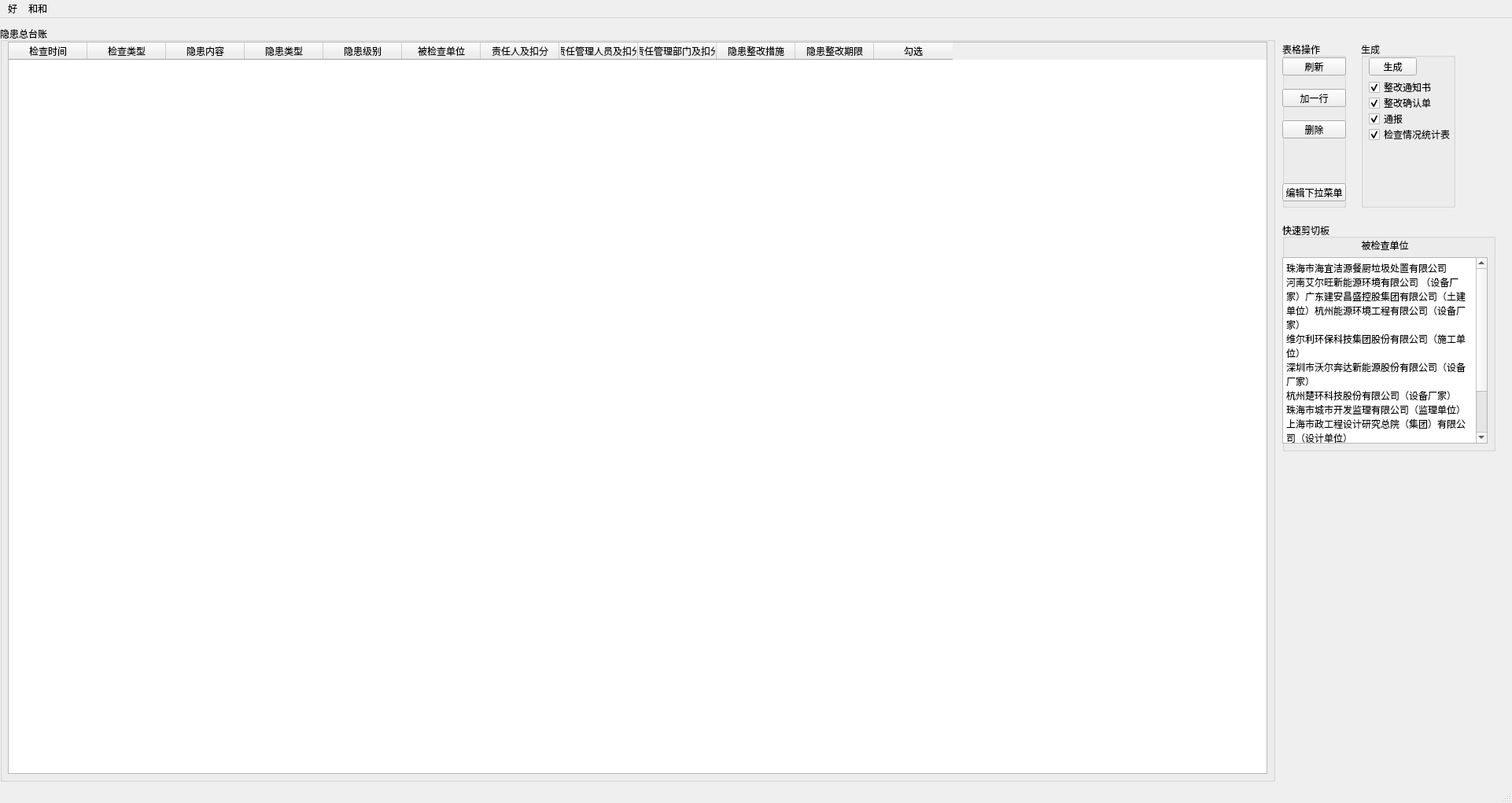
<?xml version="1.0" encoding="UTF-8"?>
<ui version="4.0">
 <class>MainWindow</class>
 <widget class="QMainWindow" name="MainWindow">
  <property name="geometry">
   <rect>
    <x>0</x>
    <y>0</y>
    <width>1922</width>
    <height>1021</height>
   </rect>
  </property>
  <property name="windowTitle">
   <string>威威威</string>
  </property>
  <property name="unifiedTitleAndToolBarOnMac">
   <bool>false</bool>
  </property>
  <widget class="QWidget" name="centralwidget">
   <widget class="QGroupBox" name="groupBox_yhztz">
    <property name="geometry">
     <rect>
      <x>0</x>
      <y>10</y>
      <width>1621</width>
      <height>961</height>
     </rect>
    </property>
    <property name="title">
     <string>隐患总台账</string>
    </property>
    <widget class="QTableWidget" name="tableWidget_yhztz">
     <property name="geometry">
      <rect>
       <x>10</x>
       <y>20</y>
       <width>1601</width>
       <height>931</height>
      </rect>
     </property>
     <property name="tabletTracking">
      <bool>false</bool>
     </property>
     <column>
      <property name="text">
       <string>检查时间</string>
      </property>
     </column>
     <column>
      <property name="text">
       <string>检查类型</string>
      </property>
     </column>
     <column>
      <property name="text">
       <string>隐患内容</string>
      </property>
     </column>
     <column>
      <property name="text">
       <string>隐患类型</string>
      </property>
     </column>
     <column>
      <property name="text">
       <string>隐患级别</string>
      </property>
     </column>
     <column>
      <property name="text">
       <string>被检查单位</string>
      </property>
     </column>
     <column>
      <property name="text">
       <string>责任人及扣分</string>
      </property>
     </column>
     <column>
      <property name="text">
       <string>责任管理人员及扣分</string>
      </property>
     </column>
     <column>
      <property name="text">
       <string>责任管理部门及扣分</string>
      </property>
     </column>
     <column>
      <property name="text">
       <string>隐患整改措施</string>
      </property>
     </column>
     <column>
      <property name="text">
       <string>隐患整改期限</string>
      </property>
     </column>
     <column>
      <property name="text">
       <string>勾选</string>
      </property>
     </column>
    </widget>
   </widget>
   <widget class="QGroupBox" name="groupBox_sc">
    <property name="geometry">
     <rect>
      <x>1730</x>
      <y>30</y>
      <width>120</width>
      <height>211</height>
     </rect>
    </property>
    <property name="title">
     <string>生成</string>
    </property>
    <widget class="QPushButton" name="pushButton_sc">
     <property name="geometry">
      <rect>
       <x>10</x>
       <y>20</y>
       <width>61</width>
       <height>23</height>
      </rect>
     </property>
     <property name="text">
      <string>生成</string>
     </property>
    </widget>
    <widget class="QCheckBox" name="checkBox_zgtzs">
     <property name="geometry">
      <rect>
       <x>10</x>
       <y>50</y>
       <width>81</width>
       <height>16</height>
      </rect>
     </property>
     <property name="text">
      <string>整改通知书</string>
     </property>
     <property name="checked">
      <bool>true</bool>
     </property>
    </widget>
    <widget class="QCheckBox" name="checkBox_zgqrd">
     <property name="geometry">
      <rect>
       <x>10</x>
       <y>70</y>
       <width>81</width>
       <height>16</height>
      </rect>
     </property>
     <property name="text">
      <string>整改确认单</string>
     </property>
     <property name="checked">
      <bool>true</bool>
     </property>
    </widget>
    <widget class="QCheckBox" name="checkBox_tb">
     <property name="geometry">
      <rect>
       <x>10</x>
       <y>90</y>
       <width>71</width>
       <height>16</height>
      </rect>
     </property>
     <property name="text">
      <string>通报</string>
     </property>
     <property name="checked">
      <bool>true</bool>
     </property>
    </widget>
    <widget class="QCheckBox" name="checkBox_jcqktjb">
     <property name="geometry">
      <rect>
       <x>10</x>
       <y>110</y>
       <width>111</width>
       <height>16</height>
      </rect>
     </property>
     <property name="text">
      <string>检查情况统计表</string>
     </property>
     <property name="checked">
      <bool>true</bool>
     </property>
    </widget>
   </widget>
   <widget class="QGroupBox" name="groupBox">
    <property name="geometry">
     <rect>
      <x>1630</x>
      <y>30</y>
      <width>81</width>
      <height>211</height>
     </rect>
    </property>
    <property name="title">
     <string>表格操作</string>
    </property>
    <widget class="QPushButton" name="pushButton">
     <property name="geometry">
      <rect>
       <x>0</x>
       <y>20</y>
       <width>81</width>
       <height>23</height>
      </rect>
     </property>
     <property name="text">
      <string>刷新</string>
     </property>
    </widget>
    <widget class="QPushButton" name="pushButton_2">
     <property name="geometry">
      <rect>
       <x>0</x>
       <y>180</y>
       <width>81</width>
       <height>23</height>
      </rect>
     </property>
     <property name="text">
      <string>编辑下拉菜单</string>
     </property>
    </widget>
    <widget class="QPushButton" name="pushButton_3">
     <property name="geometry">
      <rect>
       <x>0</x>
       <y>60</y>
       <width>81</width>
       <height>23</height>
      </rect>
     </property>
     <property name="text">
      <string>加一行</string>
     </property>
    </widget>
    <widget class="QPushButton" name="pushButton_4">
     <property name="geometry">
      <rect>
       <x>0</x>
       <y>100</y>
       <width>81</width>
       <height>23</height>
      </rect>
     </property>
     <property name="text">
      <string>删除</string>
     </property>
    </widget>
   </widget>
   <widget class="QGroupBox" name="groupBox_2">
    <property name="geometry">
     <rect>
      <x>1630</x>
      <y>260</y>
      <width>271</width>
      <height>291</height>
     </rect>
    </property>
    <property name="title">
     <string>快速剪切板</string>
    </property>
    <widget class="QWidget" name="verticalLayoutWidget">
     <property name="geometry">
      <rect>
       <x>0</x>
       <y>20</y>
       <width>261</width>
       <height>261</height>
      </rect>
     </property>
     <layout class="QVBoxLayout" name="verticalLayout">
      <item>
       <widget class="QLabel" name="label">
        <property name="contextMenuPolicy">
         <enum>Qt::CustomContextMenu</enum>
        </property>
        <property name="layoutDirection">
         <enum>Qt::LeftToRight</enum>
        </property>
        <property name="text">
         <string>被检查单位</string>
        </property>
        <property name="alignment">
         <set>Qt::AlignCenter</set>
        </property>
       </widget>
      </item>
      <item>
       <widget class="QPlainTextEdit" name="plainTextEdit">
        <property name="plainText">
         <string>珠海市海宜洁源餐厨垃圾处置有限公司
河南艾尔旺新能源环境有限公司 （设备厂家）广东建安昌盛控股集团有限公司（土建单位）杭州能源环境工程有限公司（设备厂家）
维尔利环保科技集团股份有限公司（施工单位）
深圳市沃尔奔达新能源股份有限公司（设备厂家）
杭州楚环科技股份有限公司（设备厂家）
珠海市城市开发监理有限公司（监理单位）
上海市政工程设计研究总院（集团）有限公司（设计单位）
珠海多特自动化工程有限公司（自控单位）
有意餐饮管理公司（食堂承包单位）
广东宏德科技物业有限公司（物业单位）</string>
        </property>
       </widget>
      </item>
     </layout>
    </widget>
   </widget>
  </widget>
  <widget class="QStatusBar" name="statusbar"/>
  <widget class="QMenuBar" name="menubar">
   <property name="geometry">
    <rect>
     <x>0</x>
     <y>0</y>
     <width>1922</width>
     <height>23</height>
    </rect>
   </property>
   <widget class="QMenu" name="menu">
    <property name="title">
     <string>好</string>
    </property>
   </widget>
   <widget class="QMenu" name="menu_2">
    <property name="title">
     <string>和和</string>
    </property>
   </widget>
   <addaction name="menu"/>
   <addaction name="menu_2"/>
  </widget>
  <action name="yinhuan_picture">
   <property name="text">
    <string>插入隐患图片</string>
   </property>
  </action>
 </widget>
 <resources/>
 <connections/>
</ui>
